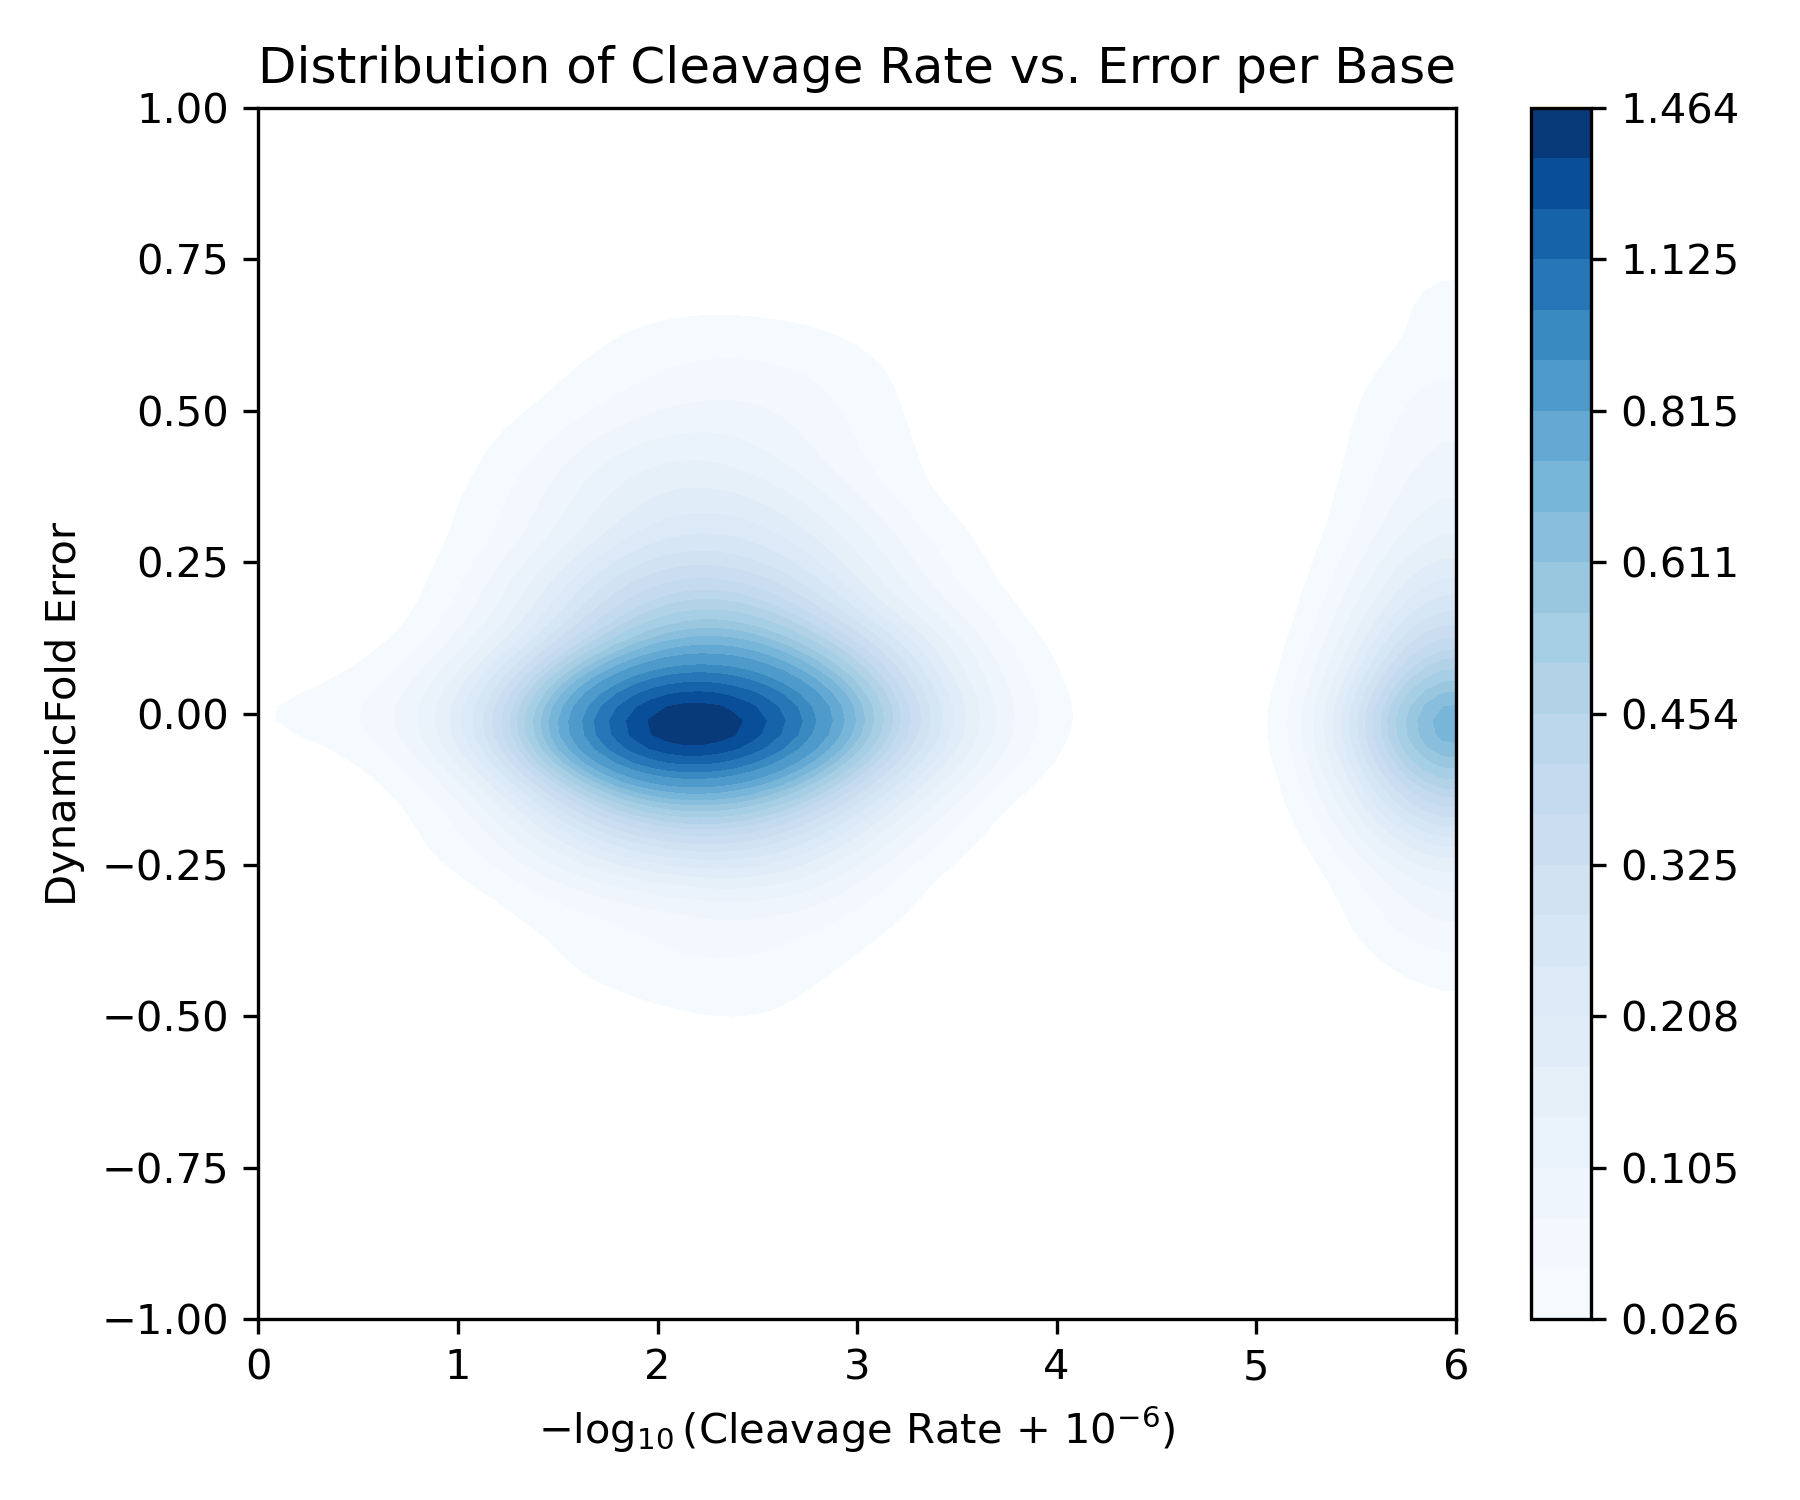

This chart was generated by the following Python code:
import matplotlib.pyplot as plt
import pandas as pd
import numpy as np
import seaborn as sns
import sys
import orjson

data_csv = sys.argv[1]
bootstrap_size = int(sys.argv[2])
levels = int(sys.argv[3])
grid_size = int(sys.argv[4])
output_plot = sys.argv[5]

data = pd.read_csv(data_csv)
dynamic_error = list()
end_rate = list()
for _, row in data.iterrows():
    reactivity = np.array(orjson.loads(row["RT"]))
    dynamic_prediction = np.array(orjson.loads(row["Predictions"]))
    dynamic_error.extend((reactivity - dynamic_prediction).tolist())
    end_rate.extend(orjson.loads(row["ER"]))

indices = list(range(len(dynamic_error)))
indices = np.random.choice(indices, size=bootstrap_size, replace=True)
error_sample = np.array(dynamic_error)[indices]
end_rate_sample = np.array(end_rate)[indices]

plt.figure(figsize=(6, 5), dpi=300)
sns.kdeplot(x=end_rate_sample, y=error_sample, fill=True, levels=levels, cbar=True, cmap=sns.color_palette("Blues", as_cmap=True), gridsize=grid_size)
plt.xlim((0, 6))
plt.ylim((-1, 1))
plt.xlabel(r"$-\log_{10}$(Cleavage Rate + $10^{-6}$)")
plt.ylabel("DynamicFold Error")
plt.title("Distribution of Cleavage Rate vs. Error per Base")
plt.tight_layout()
plt.savefig(output_plot)
